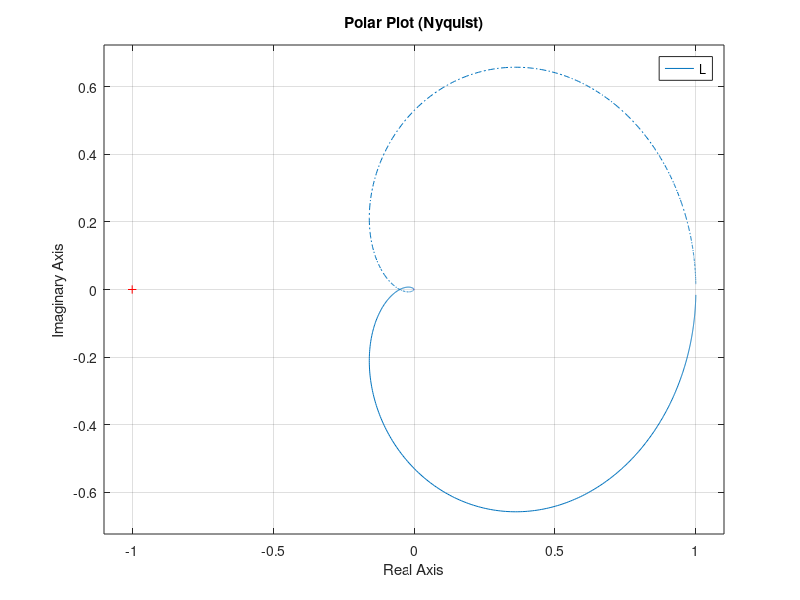
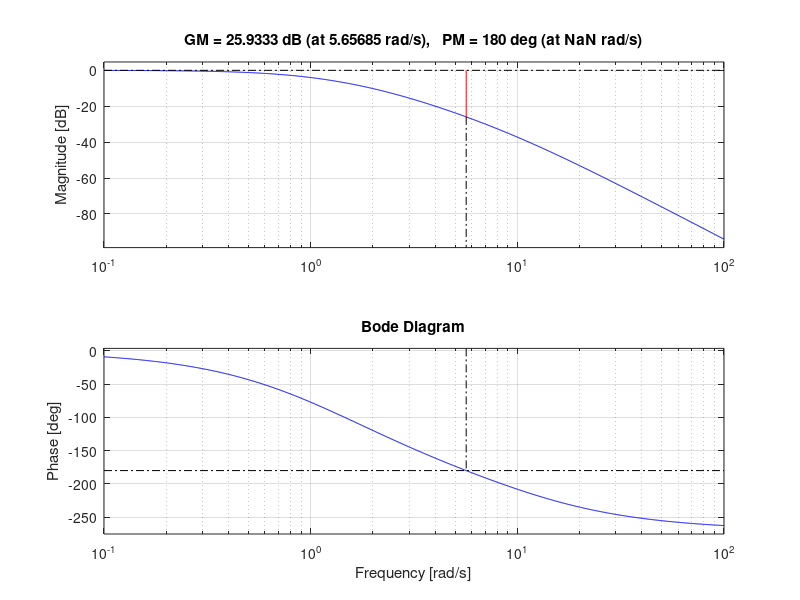
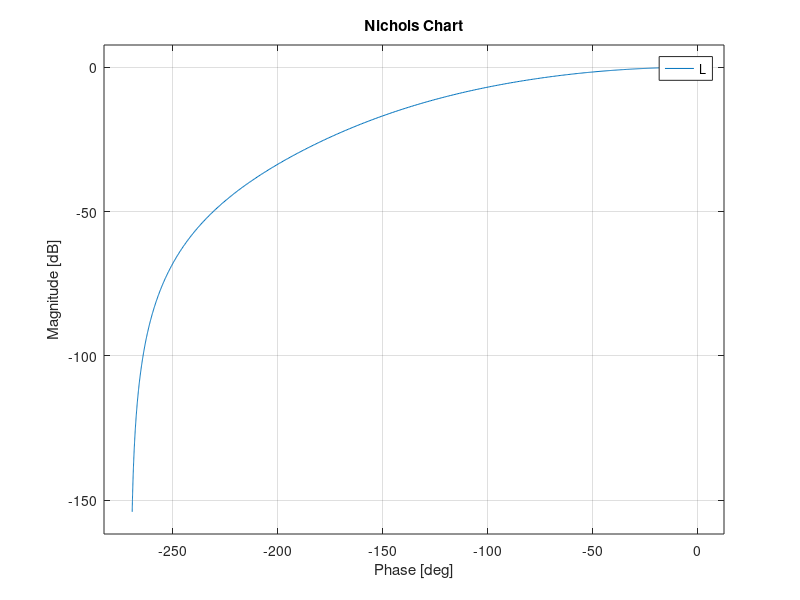
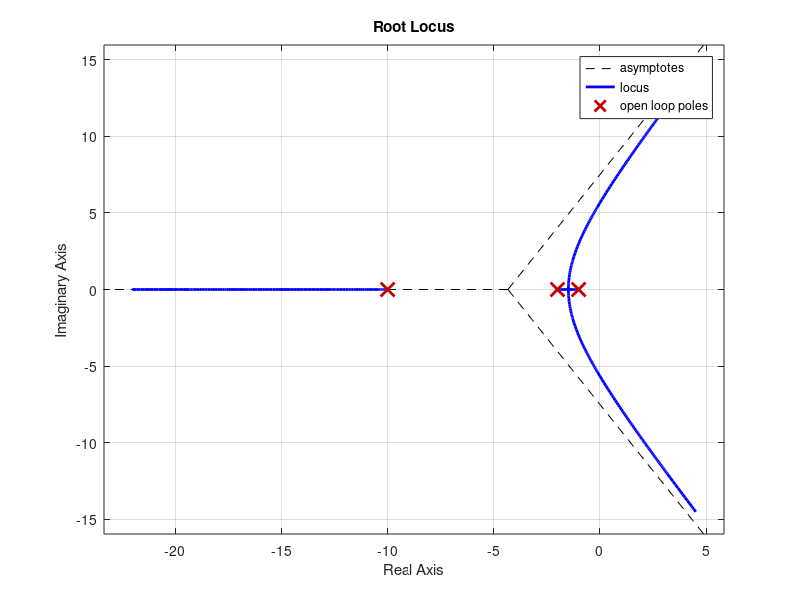

Write MATLAB code to recreate these figures, in order.
clc; clear;

% 設定參數
K = 1;              % 增益
tau1 = 1;
tau2 = 0.5;
tau3 = 0.1;

% 定義系統
s = tf('s');
L = K / ((tau1*s + 1)*(tau2*s + 1)*(tau3*s + 1));

% (1) Polar Plot
figure;
nyquist(L);
title('Polar Plot (Nyquist)');
grid on;

% (2) Bode Plot with GM and PM
figure;
margin(L);
title('Bode Diagram');
grid on;

% (3) Nichols Diagram
figure;
nichols(L);
title('Nichols Chart');
grid on;

% (4) Root Locus
figure;
rlocus(L);
title('Root Locus');
grid on;

% (5) Print GM/PM
[GM, PM, Wcg, Wcp] = margin(L);
fprintf('Gain Margin: %.2f dB at %.2f rad/s\n', 20*log10(GM), Wcg);
fprintf('Phase Margin: %.2f° at %.2f rad/s\n', PM, Wcp);